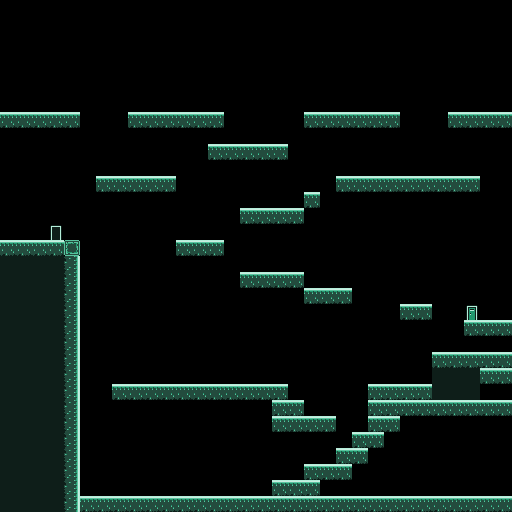

A level layout from a 2D game, rendered from its tile map. Below: a short description, then the map file with tile-grid data replaced by summaries:
An orthogonal 32x32 tile map with 16x16 px tiles, 1 tile layer (Tile Layer 1).

<map version="1.0" orientation="orthogonal" width="32" height="32" tilewidth="16" tileheight="16">
 <tileset firstgid="1" name="texture" tilewidth="16" tileheight="16">
  <image source="../texture.png" width="128" height="128" />
 </tileset>
 <layer name="Tile Layer 1" width="32" height="32">
  <data>[1024 cells, 229 non-empty, 6 distinct tile ids]</data>
 </layer>
</map>